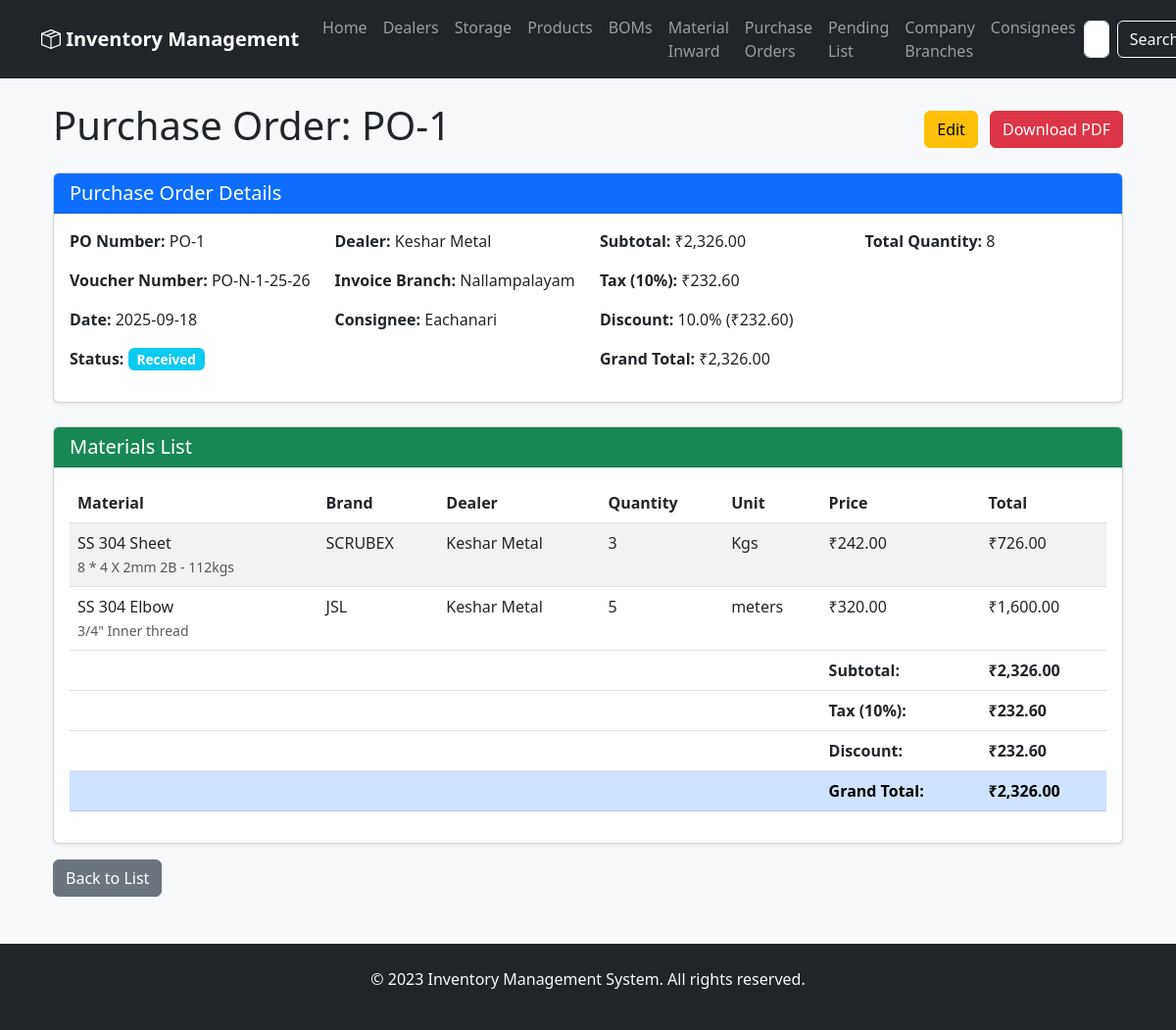
The page /purchase_orders/1 on the database its author committed.
### app/models.py (models this page shows, shortened)
class PurchaseOrder(Base):
    __tablename__ = 'purchase_order'
    po_no = Column(Integer, primary_key=True)
    dealer_id = Column(Integer, ForeignKey('dealer.id'))
    date = Column(Date, default=date.today)
    status = Column(String(20))
    notes = Column(Text)
    discount = Column(Float, default=0.0)
    invoice_branch_id = Column(Integer, ForeignKey('company_branches.id'))
    consignee_id = Column(Integer, ForeignKey('consignees.id'))
    dealer = relationship('Dealer', backref='purchase_orders')
    invoice_branch = relationship('CompanyBranch', foreign_keys=[invoice_branch_id])
    consignee = relationship('Consignee', foreign_keys=[consignee_id])
    items = relationship('PurchaseOrderItem', back_populates='purchase_order', cascade='all, delete-orphan')

class CompanyBranch(Base):
    __tablename__ = 'company_branches'
    id = Column(Integer, primary_key=True)
    company_name = Column(String(120), nullable=False)
    branch_name = Column(String(120), nullable=False)
    address = Column(String(250), nullable=False)
    city = Column(String(100), nullable=False)
    state = Column(String(100), nullable=False)
    pincode = Column(String(20), nullable=False)
    gst_no = Column(String(50), nullable=False)
    state_code = Column(String(10), nullable=False)
    email = Column(String(120), nullable=False)
    branch_indicator = Column(String(1), nullable=False)

class Dealer(Base):
    __tablename__ = 'dealer'
    id = Column(Integer, primary_key=True)
    name = Column(String(120), nullable=False)
    address = Column(String(250))
    city = Column(String(100))
    state = Column(String(100))
    country = Column(String(100))
    pincode = Column(String(20))
    telephone = Column(String(50))
    mobile = Column(String(50))
    email = Column(String(120))
    gst_no = Column(String(50))
    bank_name = Column(String(100))
    account_no = Column(String(100))
    ifsc_code = Column(String(50))
    materials = relationship('Storage', back_populates='dealer', lazy='dynamic')

class Consignee(Base):
    __tablename__ = 'consignees'
    id = Column(Integer, primary_key=True)
    company_name = Column(String(120), nullable=False)
    branch_name = Column(String(120), nullable=False)
    address = Column(String(250), nullable=False)
    city = Column(String(100), nullable=False)
    state = Column(String(100), nullable=False)
    pincode = Column(String(20), nullable=False)
    gst_no = Column(String(50), nullable=False)
    state_code = Column(String(10), nullable=False)
    email = Column(String(120), nullable=False)
    branch_indicator = Column(String(1), nullable=False)

class PurchaseOrderItem(Base):
    __tablename__ = 'purchase_order_item'
    id = Column(Integer, primary_key=True)
    po_no = Column(Integer, ForeignKey('purchase_order.po_no'))
    material_id = Column(Integer, ForeignKey('storage.id'))
    material_name = Column(String(256))
    spec = Column(String(256))
    brand = Column(String(128))
    dealer_name = Column(String(120))
    quantity = Column(Integer)
    price = Column(Float)
    unit = Column(String(50))
    purchase_order = relationship('PurchaseOrder', back_populates='items')
    material = relationship('Storage', back_populates='po_items')

### app/routers/purchase_orders.py (the view)
@router.get("/{po_no}", response_class=HTMLResponse)
async def view_purchase_order(request: Request, po_no: int, db: Session = Depends(get_db)):
    try:
        purchase_order = db.query(models.PurchaseOrder).options(
            joinedload(models.PurchaseOrder.dealer),
            joinedload(models.PurchaseOrder.invoice_branch),
            joinedload(models.PurchaseOrder.consignee),
            joinedload(models.PurchaseOrder.items)
        ).filter(models.PurchaseOrder.po_no == po_no).first()
        if purchase_order is None:
            return templates.TemplateResponse("error.html", {
                "request": request,
                "status_code": 404,
                "detail": f"Purchase order with PO number {po_no} not found"
            })
        return templates.TemplateResponse("view_purchase_order.html", {
            "request": request,
            "purchase_order": purchase_order
        })
    except Exception as e:
        print(f"Error viewing purchase order: {e}")
        return templates.TemplateResponse("error.html", {
            "request": request,
            "status_code": 500,
            "detail": f"Error viewing purchase order: {str(e)}"
        })

### app/templates/view_purchase_order.html (shortened to what this page needs)
{% extends "base.html" %}
{% block content %}
<div class="container mt-4">
    <div class="d-flex justify-content-between align-items-center mb-3">
        <h1>Purchase Order: PO-{{ purchase_order.po_no }}</h1>
        <div>
            <a href="/purchase_orders/edit/{{ purchase_order.po_no }}" class="btn btn-warning me-2">Edit</a>
            <a href="/purchase_orders/{{ purchase_order.po_no }}/pdf" class="btn btn-danger" target="_blank">Download PDF</a>
        </div>
    </div>
    <div class="card mb-4">
        <div class="card-header bg-primary text-white">
            <h5 class="mb-0">Purchase Order Details</h5>
        </div>
        <div class="card-body">
            <div class="row">
                <div class="col-md-3">
                    <p><strong>PO Number:</strong> PO-{{ purchase_order.po_no }}</p>
                    <p><strong>Voucher Number:</strong> {{ purchase_order.voucher_number }}</p>
                    <p><strong>Date:</strong> {{ purchase_order.date.strftime('%Y-%m-%d') }}</p>
                    <p><strong>Status:</strong>
                        <span class="badge
                            {% if purchase_order.status == 'sent' %}bg-success
                            {% elif purchase_order.status == 'waiting' %}bg-warning
                            {% elif purchase_order.status == 'received' %}bg-info
                            {% else %}bg-secondary{% endif %}">
                            {{ purchase_order.status|title }}
                        </span>
                    </p>
                </div>
                <div class="col-md-3">
                    <p><strong>Dealer:</strong> {{ purchase_order.dealer.name if purchase_order.dealer else 'N/A' }}</p>
                    <p><strong>Invoice Branch:</strong> {{ purchase_order.invoice_branch.branch_name if purchase_order.invoice_branch else 'N/A' }}</p>
                    <p><strong>Consignee:</strong> {{ purchase_order.consignee.branch_name if purchase_order.consignee else 'N/A' }}</p>
                </div>
                <div class="col-md-3">
                    <p><strong>Subtotal:</strong> {{ purchase_order.subtotal|currency }}</p>
                    <p><strong>Tax (10%):</strong> {{ purchase_order.tax_amount|currency }}</p>
                    <p><strong>Discount:</strong> {{ purchase_order.discount }}% ({{ purchase_order.discount_amount|currency }})</p>
                    <p><strong>Grand Total:</strong> {{ purchase_order.grand_total|currency }}</p>
                </div>
                <div class="col-md-3">
                    <p><strong>Total Quantity:</strong> {{ purchase_order.total_quantity }}</p>
                </div>
            </div>
        </div>
    </div>
    <div class="card">
        <div class="card-header bg-success text-white">
            <h5 class="mb-0">Materials List</h5>
        </div>
        <div class="card-body">
            <div class="table-responsive">
                <table class="table table-striped">
                    <thead>
                        <tr>
                            <th>Material</th>
                            <th>Brand</th>
                            <th>Dealer</th>
                            <th>Quantity</th>
                            <th>Unit</th>
                            <th>Price</th>
                            <th>Total</th>
                        </tr>
                    </thead>
                    <tbody>
                        {% for item in purchase_order.items %}
                        <tr>
                            <td>
                                {{ item.material_name }}
                                {% if item.spec %}
                                    <br><small class="text-muted">{{ item.spec }}</small>
                                {% endif %}
                            </td>
                            <td>{{ item.brand or 'N/A' }}</td>
                            <td>{{ item.dealer_name or 'N/A' }}</td>
                            <td>{{ item.quantity }}</td>
                            <td>{{ item.unit }}</td>
                            <td>{{ item.price|currency }}</td>
                            <td>{{ (item.quantity * item.price)|currency }}</td>
                        </tr>
                        {% else %}
                        <tr>
                            <td colspan="7" class="text-center">No items in this purchase order.</td>
                        </tr>
                        {% endfor %}
                    </tbody>
                    <tfoot>
                        <tr>
                            <td colspan="5"></td>
                            <td><strong>Subtotal:</strong></td>
                            <td><strong>{{ purchase_order.subtotal|currency }}</strong></td>
                        </tr>
                        <tr>
                            <td colspan="5"></td>
                            <td><strong>Tax (10%):</strong></td>
                            <td><strong>{{ purchase_order.tax_amount|currency }}</strong></td>
                        </tr>
                        <tr>
                            <td colspan="5"></td>
                            <td><strong>Discount:</strong></td>
                            <td><strong>{{ purchase_order.discount_amount|currency }}</strong></td>
                        </tr>
                        <tr class="table-primary">
                            <td colspan="5"></td>
                            <td><strong>Grand Total:</strong></td>
                            <td><strong>{{ purchase_order.grand_total|currency }}</strong></td>
                        </tr>
                    </tfoot>
                </table>
            </div>
        </div>
    </div>
    <div class="mt-3">
        <a href="/purchase_orders" class="btn btn-secondary">Back to List</a>
    </div>
</div>
{% endblock %}

### app/static/css/style.css (style rules this page uses)
body { background-color: #f8f9fa; }
.card { box-shadow: 0 0.125rem 0.25rem rgba(0, 0, 0, 0.075); transition: box-shadow 0.15s ease-in-out; }
.badge { font-size: 0.85em; }

### rows shown on the page
PurchaseOrder: po_no "1", voucher_number "PO-N-1-25-26", date "2025-09-18", status "Received", discount "10.0"
Dealer: dealer "Keshar Metal"
CompanyBranch: invoice_branch "Nallampalayam"
Consignee: consignee "Eachanari"
PurchaseOrderItem: subtotal "₹2,326.00", tax_amount "₹232.60", discount_amount "₹232.60", grand_total "₹2,326.00", total_quantity "8", material_name "SS 304 Sheet", spec "8 * 4 X 2mm 2B - 112kgs", brand "SCRUBEX", dealer_name "Keshar Metal", quantity "3", unit "Kgs", price "₹242.00", (item.quantity*item.price)|currency "₹726.00"
PurchaseOrderItem: material_name "SS 304 Elbow", spec "3/4\" Inner thread", brand "JSL", dealer_name "Keshar Metal", quantity "5", unit "meters", price "₹320.00", (item.quantity*item.price)|currency "₹1,600.00"
